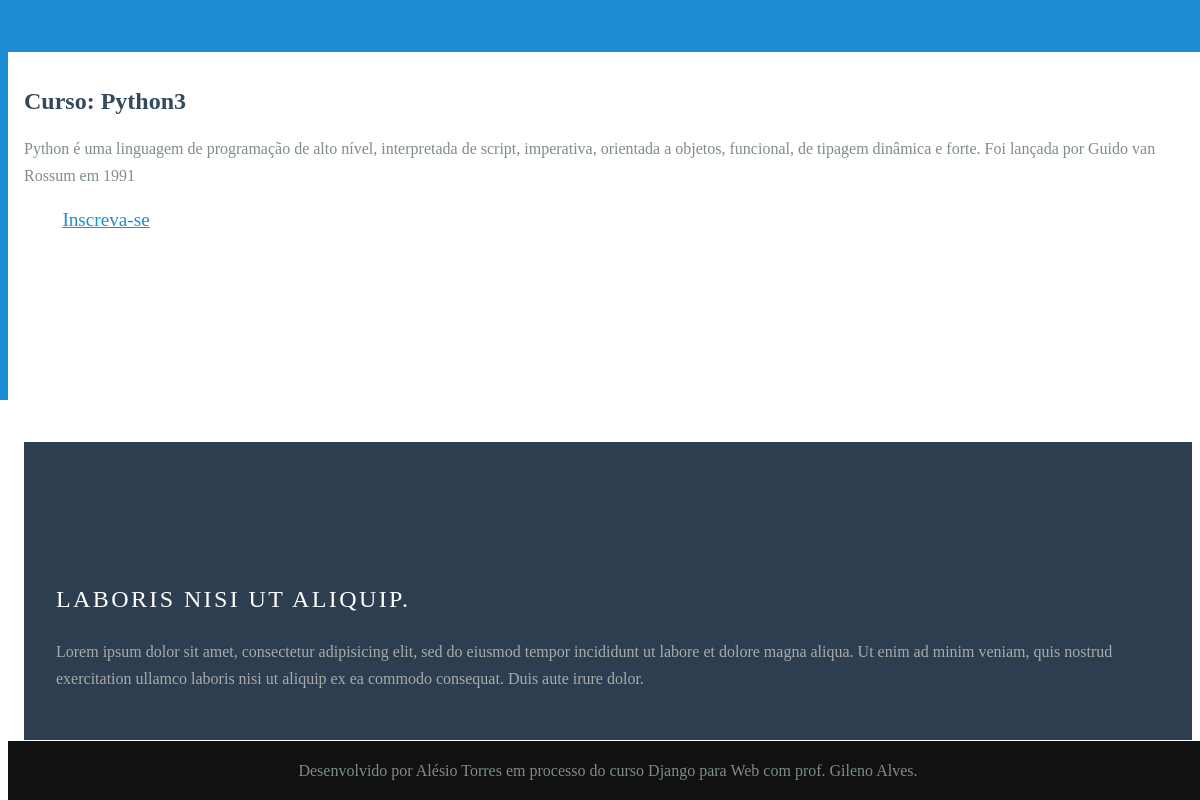
The app's page /detail/python3 with its own data.
### curso/models.py (models this page shows, shortened)
class Course(models.Model):
    name = models.CharField('Curso', max_length=100)
    slug = models.SlugField('Atalho')
    description = models.TextField('Descrição', blank=True)
    start_date = models.DateField('Data Início', null=True, blank=True)
    created_date = models.DateTimeField('Criado', default=timezone.now)
    updated_date = models.DateTimeField('Atualizado', auto_now=True)
    image = models.ImageField(upload_to='curso_images', verbose_name='Imagem', blank=True, null=True)
    duration = models.DurationField('Carga horária', blank=True, null=True)
    class Meta:
        verbose_name = 'Curso'
        verbose_name_plural = 'Cursos'

### curso/views.py (the view)
# urls.py: path('detail/<slug:slug>', views.detail, name='detail'),
def detail(request, slug):
    curso = get_object_or_404(Course, slug=slug)
    return render(request, 'curso/detail.html', {'curso': curso})

### curso/templates/curso/detail.html
{% extends 'base.html' %}
{% block content %}
<h2>Curso: {{ curso.name }}</h2>
<div>{{ curso.description|linebreaks }}</div>
<a class="pure-button pure-button-primary" href="{% url 'curso:enrollment' curso.slug %}">Inscreva-se</a>
{% endblock %}

### static/styles.css (style rules this page uses)
* { -webkit-box-sizing: border-box; -moz-box-sizing: border-box; box-sizing: border-box; }
body { line-height: 1.7em; color: #7f8c8d; font-size: 13px; }
h1, h2, h3, h4, h5, h6, label { color: #34495e; }
a, a:before { background: none; border: none; color: #1f8dd6; }
.pure-button { padding: 0.5em 2em; border-radius: 5px; }
a.pure-button-primary { background: white; color: #1f8dd6; border-radius: 5px; font-size: 120%; }
@media (min-width: 48em) { body { font-size: 16px; } }

### records on screen
Course: name "Python3", description "Python é uma linguagem de programação de alto nível, interpretada de script, imperativa, orientada a objetos, funcional, de tipagem dinâmica e forte. Foi lançada por Guido van Rossum em 1991"
